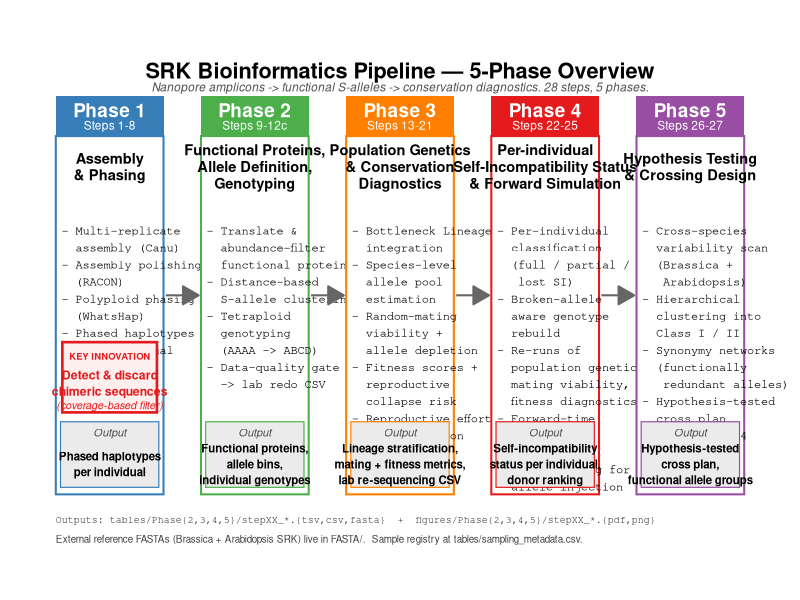
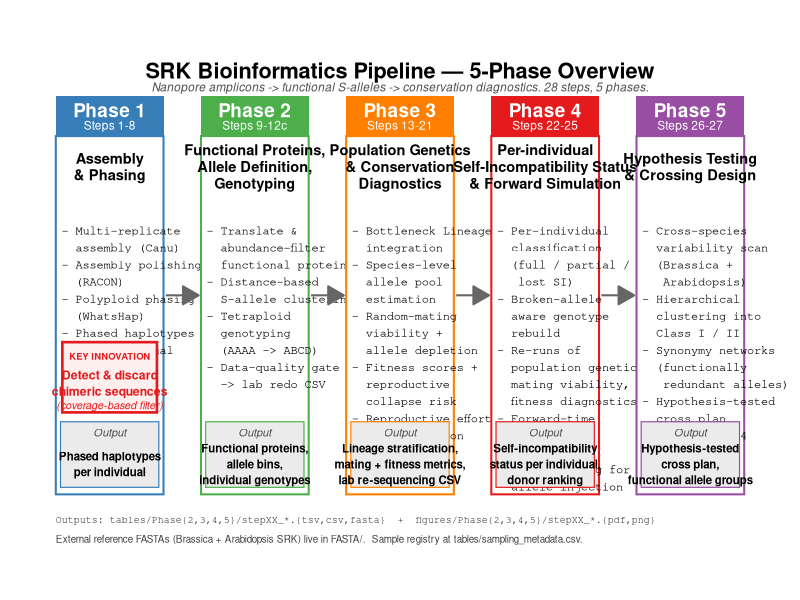

The R script that drew these images, in order:
#!/usr/bin/env Rscript
# =============================================================================
# SRK_pipeline_overview_figure.R
# Produces a one-page horizontal flow diagram summarising the 5 phases of the
# SRK Bioinformatics Pipeline. Output: figures/SRK_pipeline_overview.{pdf,png}.
# Embedded at the top of README.md and index.Rmd as the at-a-glance visual.
# =============================================================================

suppressPackageStartupMessages({
  library(ggplot2)
  library(grid)
})

# ---- Phase definitions (the data shown in the figure) ----------------------

phases <- data.frame(
  phase   = 1:5,
  label   = c("Phase 1", "Phase 2", "Phase 3", "Phase 4", "Phase 5"),
  title   = c("Assembly\n& Phasing",
              "Functional Proteins,\nAllele Definition,\nGenotyping",
              "Population Genetics\n& Conservation\nDiagnostics",
              "Per-individual\nSelf-Incompatibility Status\n& Forward Simulation",
              "Hypothesis Testing\n& Crossing Design"),
  steps   = c("Steps 1-8",
              "Steps 9-12c",
              "Steps 13-21",
              "Steps 22-25",
              "Steps 26-27"),
  bullets = c(
    "- Multi-replicate\n  assembly (Canu)\n- Assembly polishing\n  (RACON)\n- Polyploid phasing\n  (WhatsHap)\n- Phased haplotypes\n  per individual",
    "- Translate &\n  abundance-filter\n  functional proteins\n- Distance-based\n  S-allele clustering\n- Tetraploid\n  genotyping\n  (AAAA -> ABCD)\n- Data-quality gate\n  -> lab redo CSV",
    "- Bottleneck Lineage\n  integration\n- Species-level\n  allele pool\n  estimation\n- Random-mating\n  viability +\n  allele depletion\n- Fitness scores +\n  reproductive\n  collapse risk\n- Reproductive effort\n  per population\n  / lineage",
    "- Per-individual\n  classification\n  (full / partial /\n   lost SI)\n- Broken-allele\n  aware genotype\n  rebuild\n- Re-runs of\n  population genetics,\n  mating viability,\n  fitness diagnostics\n- Forward-time\n  inheritance\n  simulator\n- Donor ranking for\n  allele injection",
    "- Cross-species\n  variability scan\n  (Brassica +\n   Arabidopsis)\n- Hierarchical\n  clustering into\n  Class I / II\n- Synonymy networks\n  (functionally\n   redundant alleles)\n- Hypothesis-tested\n  cross plan\n  (uses Phase 4\n   SI parents)"
  ),
  out_key = c(
    "Phased haplotypes\nper individual",
    "Functional proteins,\nallele bins,\nindividual genotypes",
    "Lineage stratification,\nmating + fitness metrics,\nlab re-sequencing CSV",
    "Self-incompatibility\nstatus per individual,\ndonor ranking",
    "Hypothesis-tested\ncross plan,\nfunctional allele groups"
  ),
  stringsAsFactors = FALSE
)

# ---- Geometry --------------------------------------------------------------

n_phases <- nrow(phases)
box_w    <- 2.3
box_h    <- 8.5
gap      <- 0.80
total_w  <- n_phases * box_w + (n_phases - 1) * gap

# x-centres for each phase box
xc <- seq(box_w/2, total_w - box_w/2, by = box_w + gap)

# colour palette — distinct per phase, picked to read on screen + print
phase_cols <- c("#377EB8",  # blue   Phase 1
                "#4DAF4A",  # green  Phase 2
                "#FF7F00",  # orange Phase 3
                "#E41A1C",  # red    Phase 4
                "#984EA3")  # purple Phase 5

# ---- Geom layers -----------------------------------------------------------

draw_phase_box <- function(i) {
  x  <- xc[i]
  col <- phase_cols[i]

  list(
    # Header band (coloured)
    annotate("rect",
             xmin = x - box_w/2, xmax = x + box_w/2,
             ymin = box_h - 0.85, ymax = box_h,
             fill = col, colour = NA),

    # Header text — phase label + step range, in white
    annotate("text",
             x = x, y = box_h - 0.30,
             label = phases$label[i],
             colour = "white", fontface = "bold", size = 4.8),
    annotate("text",
             x = x, y = box_h - 0.62,
             label = phases$steps[i],
             colour = "white", size = 3.0),

    # White body
    annotate("rect",
             xmin = x - box_w/2, xmax = x + box_w/2,
             ymin = 0, ymax = box_h - 0.85,
             fill = "white", colour = col, linewidth = 0.7),

    # Title (bold, below header band)
    annotate("text",
             x = x, y = box_h - 1.50,
             label = phases$title[i],
             fontface = "bold", size = 3.7, lineheight = 0.95),

    # Bullet body
    annotate("text",
             x = x - box_w/2 + 0.12,
             y = box_h - 2.80,
             label = phases$bullets[i],
             hjust = 0, vjust = 1, size = 3.05,
             lineheight = 1.18,
             family = "mono"),

    # Output key callout at base
    annotate("rect",
             xmin = x - box_w/2 + 0.10, xmax = x + box_w/2 - 0.10,
             ymin = 0.15, ymax = 1.55,
             fill = "grey92", colour = col, linewidth = 0.4),
    annotate("text",
             x = x, y = 1.32,
             label = "Output",
             fontface = "italic", size = 2.8, colour = "grey30"),
    annotate("text",
             x = x, y = 0.65,
             label = phases$out_key[i],
             size = 2.9, lineheight = 1.15, fontface = "bold")
  )
}

draw_arrow_between <- function(i) {
  x0 <- xc[i]   + box_w / 2
  x1 <- xc[i+1] - box_w / 2
  ymid <- box_h / 2

  annotate("segment",
           x = x0 + 0.05, xend = x1 - 0.05,
           y = ymid, yend = ymid,
           arrow = arrow(length = unit(0.18, "inches"), type = "closed"),
           colour = "grey40", linewidth = 0.7)
}

# ---- Compose plot ----------------------------------------------------------

p <- ggplot() +
  # Title above the boxes
  annotate("text",
           x = total_w / 2, y = box_h + 0.55,
           label = "SRK Bioinformatics Pipeline — 5-Phase Overview",
           fontface = "bold", size = 5.5) +
  annotate("text",
           x = total_w / 2, y = box_h + 0.20,
           label = "Nanopore amplicons -> functional S-alleles -> conservation diagnostics. 28 steps, 5 phases.",
           size = 3.0, colour = "grey30", fontface = "italic")

# Boxes
for (i in seq_len(n_phases)) {
  p <- Reduce(`+`, draw_phase_box(i), accumulate = FALSE, init = p)
}
# Arrows between boxes
for (i in seq_len(n_phases - 1)) {
  p <- p + draw_arrow_between(i)
}

# ─── Chimera filter highlight overlay on Phase 1 (key innovation callout) ───
x1 <- xc[1]
p <- p +
  annotate("rect",
           xmin = x1 - box_w/2 + 0.14, xmax = x1 + box_w/2 - 0.14,
           ymin = 1.75, ymax = 3.25,
           fill = "#FFF0F0", colour = "#E41A1C", linewidth = 0.9) +
  annotate("text",
           x = x1, y = 2.95,
           label = "KEY INNOVATION",
           fontface = "bold", size = 2.4, colour = "#E41A1C") +
  annotate("text",
           x = x1, y = 2.55,
           label = "Detect & discard",
           fontface = "bold", size = 3.1, colour = "#E41A1C") +
  annotate("text",
           x = x1, y = 2.20,
           label = "chimeric sequences",
           fontface = "bold", size = 3.1, colour = "#E41A1C") +
  annotate("text",
           x = x1, y = 1.90,
           label = "(coverage-based filter)",
           fontface = "italic", size = 2.7, colour = "#E41A1C")

# Bottom caption with key external resources
p <- p +
  annotate("text",
           x = 0, y = -0.55,
           label = "Outputs: tables/Phase{2,3,4,5}/stepXX_*.{tsv,csv,fasta}  +  figures/Phase{2,3,4,5}/stepXX_*.{pdf,png}",
           hjust = 0, size = 2.5, colour = "grey25", family = "mono") +
  annotate("text",
           x = 0, y = -0.95,
           label = "External reference FASTAs (Brassica + Arabidopsis SRK) live in FASTA/.  Sample registry at tables/sampling_metadata.csv.",
           hjust = 0, size = 2.5, colour = "grey25") +
  coord_fixed(clip = "off") +
  xlim(-0.2, total_w + 0.2) +
  ylim(-1.2, box_h + 1.0) +
  theme_void() +
  theme(plot.margin = margin(8, 8, 8, 8))

# ---- Save (figures/ root — site-level overview, not Phase-specific) --------

dir.create("figures", showWarnings = FALSE, recursive = TRUE)
ggsave("figures/SRK_pipeline_overview.pdf", plot = p,
       width = 17.5, height = 9.5, units = "in")
ggsave("figures/SRK_pipeline_overview.png", plot = p,
       width = 17.5, height = 9.5, units = "in", dpi = 200, bg = "white")

cat("Written:\n",
    "  figures/SRK_pipeline_overview.pdf\n",
    "  figures/SRK_pipeline_overview.png\n", sep = "")
